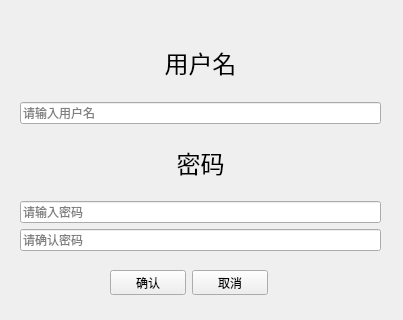
<?xml version="1.0" encoding="UTF-8"?>
<ui version="4.0">
 <class>SignUp</class>
 <widget class="QWidget" name="SignUp">
  <property name="geometry">
   <rect>
    <x>0</x>
    <y>0</y>
    <width>403</width>
    <height>320</height>
   </rect>
  </property>
  <property name="windowTitle">
   <string>Sign Up</string>
  </property>
  <widget class="QWidget" name="layoutWidget">
   <property name="geometry">
    <rect>
     <x>20</x>
     <y>30</y>
     <width>361</width>
     <height>221</height>
    </rect>
   </property>
   <layout class="QVBoxLayout" name="verticalLayout">
    <item>
     <widget class="QLabel" name="Username">
      <property name="text">
       <string>&lt;html&gt;&lt;head/&gt;&lt;body&gt;&lt;p&gt;&lt;span style=&quot; font-size:18pt;&quot;&gt;用户名&lt;/span&gt;&lt;/p&gt;&lt;/body&gt;&lt;/html&gt;</string>
      </property>
      <property name="alignment">
       <set>Qt::AlignCenter</set>
      </property>
      <property name="wordWrap">
       <bool>false</bool>
      </property>
      <property name="openExternalLinks">
       <bool>false</bool>
      </property>
     </widget>
    </item>
    <item>
     <widget class="QLineEdit" name="Username_SignUp">
      <property name="text">
       <string/>
      </property>
      <property name="placeholderText">
       <string>请输入用户名</string>
      </property>
     </widget>
    </item>
    <item>
     <widget class="QLabel" name="Password">
      <property name="text">
       <string>&lt;html&gt;&lt;head/&gt;&lt;body&gt;&lt;p&gt;&lt;span style=&quot; font-size:18pt;&quot;&gt;密码&lt;/span&gt;&lt;/p&gt;&lt;/body&gt;&lt;/html&gt;</string>
      </property>
      <property name="alignment">
       <set>Qt::AlignCenter</set>
      </property>
     </widget>
    </item>
    <item>
     <widget class="QLineEdit" name="Password_SignUp">
      <property name="placeholderText">
       <string>请输入密码</string>
      </property>
     </widget>
    </item>
    <item>
     <widget class="QLineEdit" name="Password_Forsure">
      <property name="placeholderText">
       <string>请确认密码</string>
      </property>
     </widget>
    </item>
   </layout>
  </widget>
  <widget class="QWidget" name="layoutWidget">
   <property name="geometry">
    <rect>
     <x>110</x>
     <y>270</y>
     <width>158</width>
     <height>25</height>
    </rect>
   </property>
   <layout class="QHBoxLayout" name="horizontalLayout">
    <item>
     <widget class="QPushButton" name="doRegister">
      <property name="text">
       <string>确认</string>
      </property>
     </widget>
    </item>
    <item>
     <widget class="QPushButton" name="cancel">
      <property name="text">
       <string>取消</string>
      </property>
     </widget>
    </item>
   </layout>
  </widget>
 </widget>
 <resources/>
 <connections/>
</ui>
